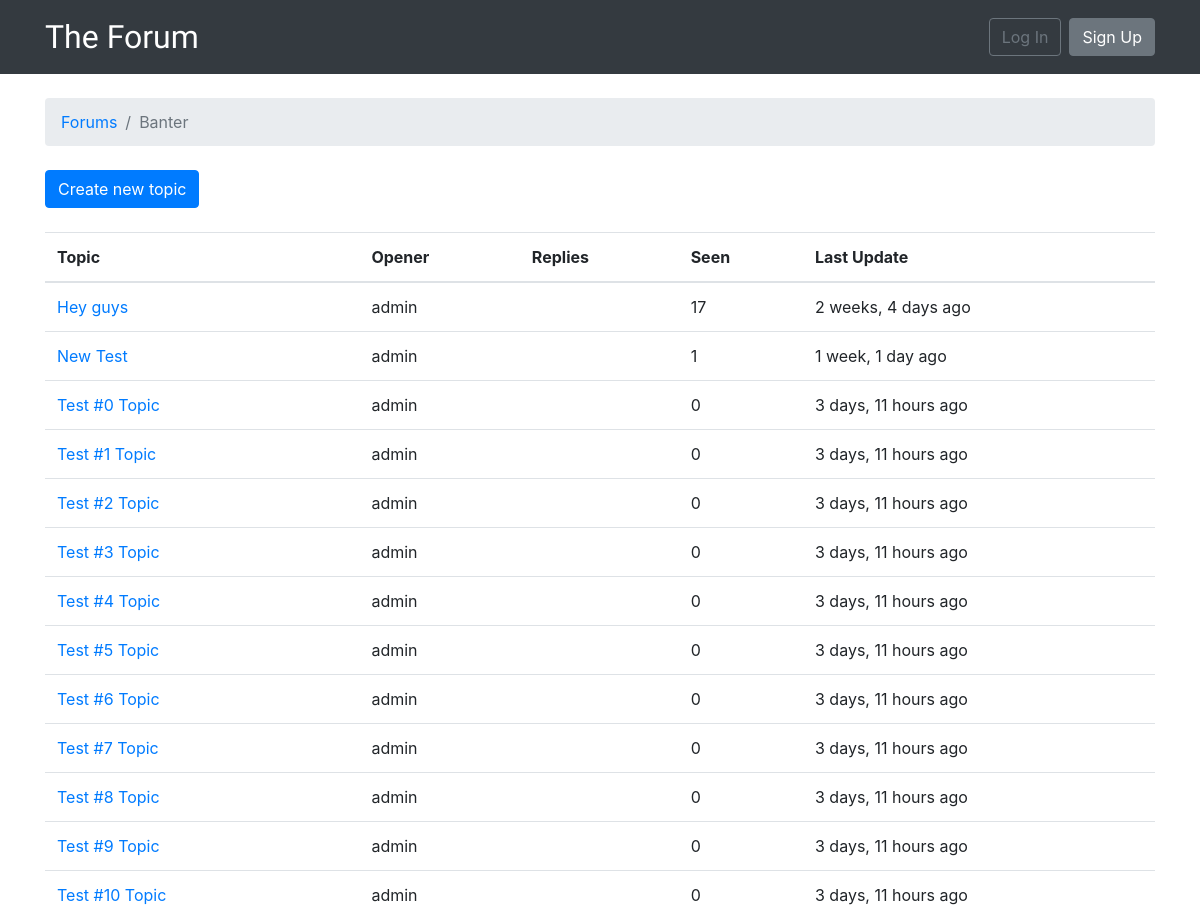
/forum/1/ (upper part), run on an earlier commit of the app's database.
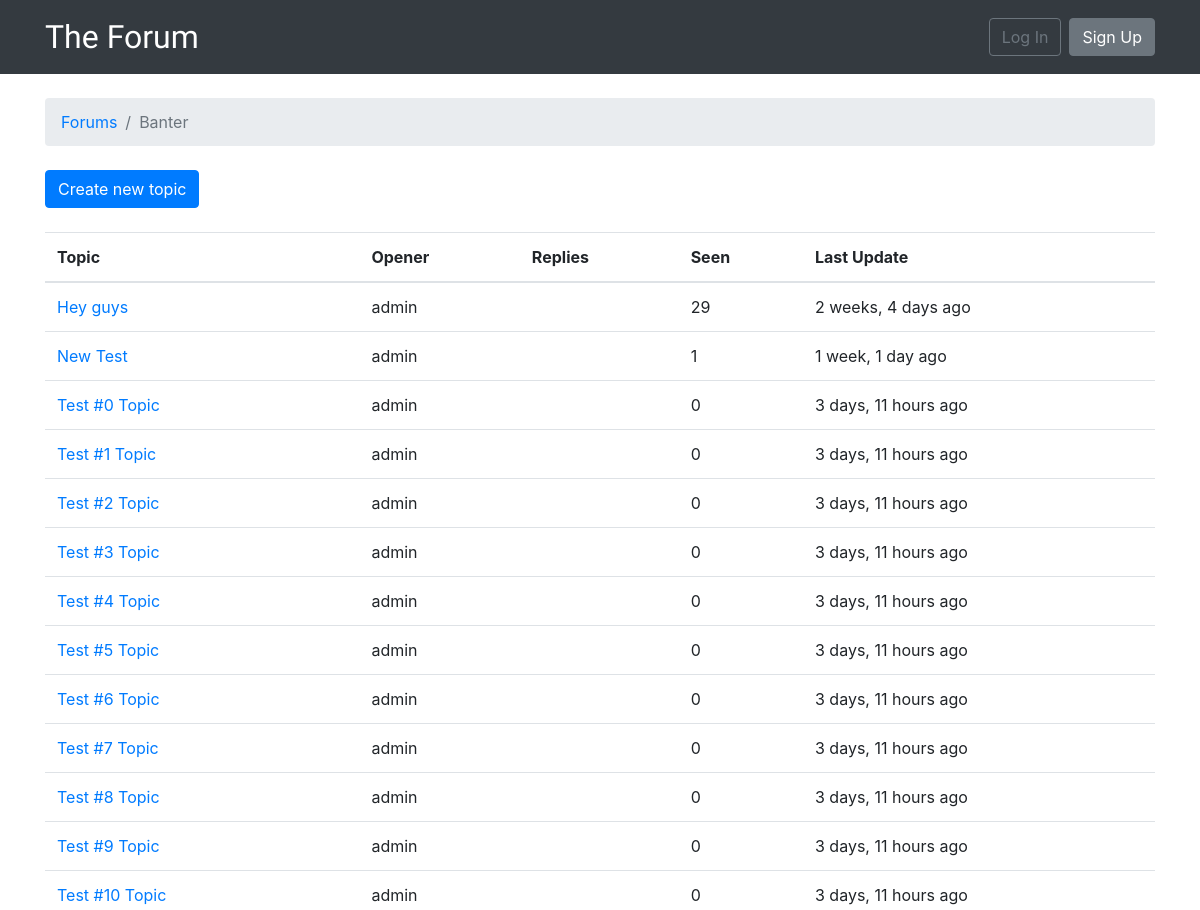
And on a later commit of the database.
### forum/models.py (models this page shows, shortened)
class Topic(models.Model):
    subject = models.CharField(max_length=255)
    last_updated = models.DateTimeField(auto_now_add=True)
    forum = models.ForeignKey(
        Forum, related_name='topics', on_delete=models.CASCADE)
    opener = models.ForeignKey(
        User, related_name='topics', on_delete=models.CASCADE)
    views = models.PositiveBigIntegerField(default=0)

### forum/views.py (the view)
# urls.py: path('forum/<int:pk>/', views.TopicListView.as_view(), name='forum_topics'),
class TopicListView(ListView):
    model = Topic
    context_object_name = 'topics'
    template_name = 'topics.html'
    paginate_by = 25
    def get_context_data(self, **kwargs):
        kwargs['forum'] = self.forum
        return super().get_context_data(**kwargs)
    def get_queryset(self):
        self.forum = get_object_or_404(Forum, pk=self.kwargs.get('pk'))
        queryset = self.forum.topics.order_by(
            '-last_updated').annotate(replies=Count('posts') - 1)
        return queryset

### templates/topics.html (shortened to what this page needs)
{% extends 'base.html' %}
{% load humanize %}
{% block breadcrumb %}
    <li class="breadcrumb-item"><a href="{% url 'home' %}">Forums</a></li>
    <li class="breadcrumb-item active">{{ forum.name }}</li>
{% endblock %}
{% block content %}
    <div class="mb-4">
        <a href="{% url 'new_topic' forum.pk %}" class="btn btn-primary">Create new topic</a>
    </div>
    <table class="table mb-4">
        <thead class="thead-inverse">
            <tr>
                <th>Topic</th>
                <th>Opener</th>
                <th>Replies</th>
                <th>Seen</th>
                <th>Last Update</th>
            </tr>
        </thead>
        <tbody>
            {% for topic in forum.topics.all %}
                {% url 'topic_posts' forum.pk topic.pk as topic_url %}
                <tr>
                    <td>
                        <p class="mb-0">
                        <a href="{{ topic_url }}">{{ topic.subject }}</a>
                        </p>
                    </td>
                    <td>{{ topic.opener.username }}</td>
                    <td>{{ topic.replies }}</td>
                    <td>{{ topic.views }}</td>
                    <td>{{ topic.last_updated|naturaltime }}</td>
                </tr>
            {% endfor %}
        </tbody>
    </table>
{% endblock %}

What changed in the data, as far as the page shows it:
changed Topic "Hey guys": views "17" → "29"
